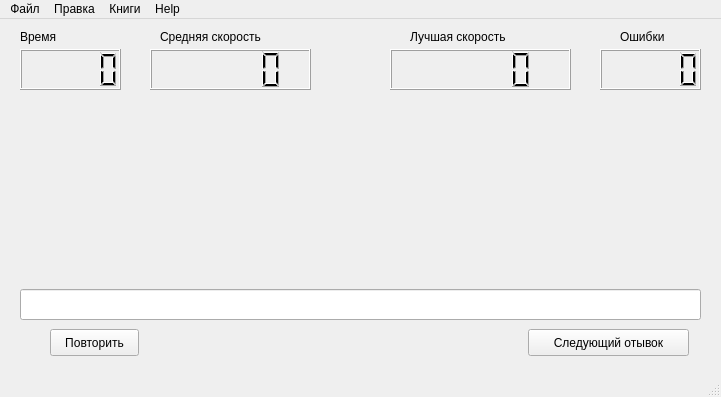
<?xml version="1.0" encoding="UTF-8"?>
<ui version="4.0">
 <class>MainWindow</class>
 <widget class="QMainWindow" name="MainWindow">
  <property name="geometry">
   <rect>
    <x>0</x>
    <y>0</y>
    <width>721</width>
    <height>397</height>
   </rect>
  </property>
  <property name="windowTitle">
   <string>Smok's key</string>
  </property>
  <widget class="QWidget" name="centralwidget">
   <widget class="QLCDNumber" name="error_count">
    <property name="geometry">
     <rect>
      <x>600</x>
      <y>30</y>
      <width>101</width>
      <height>41</height>
     </rect>
    </property>
   </widget>
   <widget class="QLCDNumber" name="time">
    <property name="geometry">
     <rect>
      <x>20</x>
      <y>30</y>
      <width>101</width>
      <height>41</height>
     </rect>
    </property>
   </widget>
   <widget class="QLabel" name="main_label">
    <property name="geometry">
     <rect>
      <x>100</x>
      <y>80</y>
      <width>541</width>
      <height>171</height>
     </rect>
    </property>
    <property name="acceptDrops">
     <bool>false</bool>
    </property>
    <property name="autoFillBackground">
     <bool>false</bool>
    </property>
    <property name="text">
     <string/>
    </property>
    <property name="alignment">
     <set>Qt::AlignLeading|Qt::AlignLeft|Qt::AlignTop</set>
    </property>
    <property name="wordWrap">
     <bool>true</bool>
    </property>
   </widget>
   <widget class="QLineEdit" name="lineEdit">
    <property name="geometry">
     <rect>
      <x>20</x>
      <y>270</y>
      <width>681</width>
      <height>31</height>
     </rect>
    </property>
    <property name="focusPolicy">
     <enum>Qt::WheelFocus</enum>
    </property>
   </widget>
   <widget class="QPushButton" name="restart">
    <property name="geometry">
     <rect>
      <x>50</x>
      <y>310</y>
      <width>89</width>
      <height>27</height>
     </rect>
    </property>
    <property name="text">
     <string>Повторить</string>
    </property>
   </widget>
   <widget class="QPushButton" name="next">
    <property name="geometry">
     <rect>
      <x>528</x>
      <y>310</y>
      <width>161</width>
      <height>27</height>
     </rect>
    </property>
    <property name="text">
     <string>Следующий отывок</string>
    </property>
   </widget>
   <widget class="QLCDNumber" name="speed">
    <property name="geometry">
     <rect>
      <x>150</x>
      <y>30</y>
      <width>161</width>
      <height>41</height>
     </rect>
    </property>
    <property name="layoutDirection">
     <enum>Qt::LeftToRight</enum>
    </property>
   </widget>
   <widget class="QLCDNumber" name="top_speed">
    <property name="geometry">
     <rect>
      <x>390</x>
      <y>30</y>
      <width>181</width>
      <height>41</height>
     </rect>
    </property>
   </widget>
   <widget class="QLabel" name="label">
    <property name="geometry">
     <rect>
      <x>620</x>
      <y>10</y>
      <width>62</width>
      <height>15</height>
     </rect>
    </property>
    <property name="text">
     <string>Ошибки</string>
    </property>
   </widget>
   <widget class="QLabel" name="label_2">
    <property name="geometry">
     <rect>
      <x>410</x>
      <y>10</y>
      <width>131</width>
      <height>16</height>
     </rect>
    </property>
    <property name="text">
     <string>Лучшая скорость</string>
    </property>
   </widget>
   <widget class="QLabel" name="label_3">
    <property name="geometry">
     <rect>
      <x>160</x>
      <y>10</y>
      <width>141</width>
      <height>16</height>
     </rect>
    </property>
    <property name="text">
     <string>Средняя скорость</string>
    </property>
   </widget>
   <widget class="QLabel" name="label_4">
    <property name="geometry">
     <rect>
      <x>20</x>
      <y>10</y>
      <width>62</width>
      <height>15</height>
     </rect>
    </property>
    <property name="text">
     <string>Время</string>
    </property>
   </widget>
  </widget>
  <widget class="QMenuBar" name="menubar">
   <property name="geometry">
    <rect>
     <x>0</x>
     <y>0</y>
     <width>721</width>
     <height>25</height>
    </rect>
   </property>
   <widget class="QMenu" name="menu">
    <property name="title">
     <string>Файл</string>
    </property>
   </widget>
   <widget class="QMenu" name="menu_3">
    <property name="title">
     <string>Книги</string>
    </property>
    <addaction name="action1"/>
    <addaction name="action2"/>
   </widget>
   <widget class="QMenu" name="menu_4">
    <property name="title">
     <string>Правка</string>
    </property>
   </widget>
   <widget class="QMenu" name="menuHelp">
    <property name="title">
     <string>Help</string>
    </property>
   </widget>
   <addaction name="menu"/>
   <addaction name="menu_4"/>
   <addaction name="menu_3"/>
   <addaction name="menuHelp"/>
  </widget>
  <widget class="QStatusBar" name="statusbar"/>
  <action name="openFile">
   <property name="text">
    <string>Открыть</string>
   </property>
   <property name="softKeyRole">
    <enum>QAction::NoSoftKey</enum>
   </property>
  </action>
  <action name="actionSmok">
   <property name="text">
    <string>Smok</string>
   </property>
  </action>
  <action name="action1">
   <property name="text">
    <string>1</string>
   </property>
  </action>
  <action name="action2">
   <property name="text">
    <string>2</string>
   </property>
  </action>
 </widget>
 <resources/>
 <connections/>
</ui>
